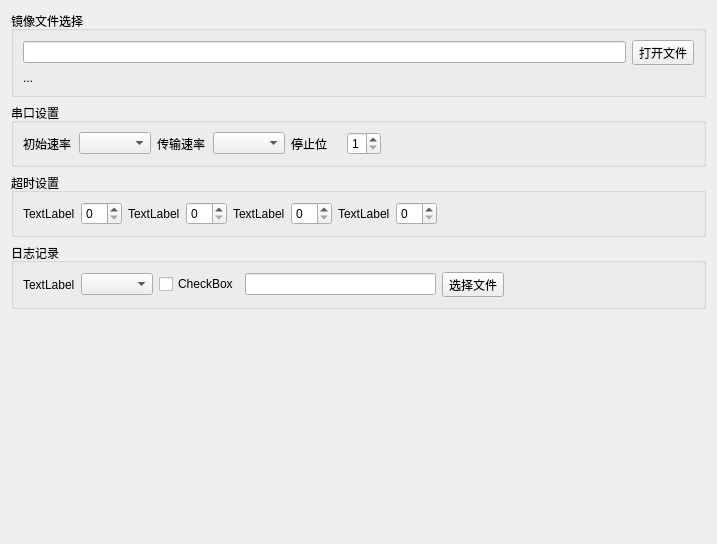
<?xml version="1.0" encoding="UTF-8"?>
<ui version="4.0">
 <class>SettingsWindow</class>
 <widget class="QWidget" name="SettingsWindow">
  <property name="geometry">
   <rect>
    <x>0</x>
    <y>0</y>
    <width>717</width>
    <height>544</height>
   </rect>
  </property>
  <property name="windowTitle">
   <string>Form</string>
  </property>
  <layout class="QVBoxLayout" name="verticalLayout">
   <item>
    <widget class="QGroupBox" name="groupBox_5">
     <property name="title">
      <string>镜像文件选择</string>
     </property>
     <layout class="QVBoxLayout" name="verticalLayout_10">
      <item>
       <layout class="QHBoxLayout" name="horizontalLayout_2">
        <item>
         <widget class="QLineEdit" name="inputSysImage"/>
        </item>
        <item>
         <widget class="QToolButton" name="btnSelectImage">
          <property name="text">
           <string>打开文件</string>
          </property>
         </widget>
        </item>
       </layout>
      </item>
      <item>
       <widget class="QLabel" name="txtImageInfo">
        <property name="text">
         <string>...</string>
        </property>
        <property name="textFormat">
         <enum>Qt::PlainText</enum>
        </property>
       </widget>
      </item>
     </layout>
    </widget>
   </item>
   <item>
    <widget class="QGroupBox" name="groupBox_3">
     <property name="title">
      <string>串口设置</string>
     </property>
     <layout class="QHBoxLayout" name="horizontalLayout">
      <item>
       <widget class="QLabel" name="label">
        <property name="sizePolicy">
         <sizepolicy hsizetype="Fixed" vsizetype="Preferred">
          <horstretch>0</horstretch>
          <verstretch>0</verstretch>
         </sizepolicy>
        </property>
        <property name="minimumSize">
         <size>
          <width>50</width>
          <height>0</height>
         </size>
        </property>
        <property name="text">
         <string>初始速率</string>
        </property>
       </widget>
      </item>
      <item>
       <widget class="QComboBox" name="inputBaudrateInit"/>
      </item>
      <item>
       <widget class="QLabel" name="label_3">
        <property name="sizePolicy">
         <sizepolicy hsizetype="Fixed" vsizetype="Preferred">
          <horstretch>0</horstretch>
          <verstretch>0</verstretch>
         </sizepolicy>
        </property>
        <property name="minimumSize">
         <size>
          <width>50</width>
          <height>0</height>
         </size>
        </property>
        <property name="text">
         <string>传输速率</string>
        </property>
       </widget>
      </item>
      <item>
       <widget class="QComboBox" name="inputBaudrateHigh"/>
      </item>
      <item>
       <widget class="QLabel" name="label_4">
        <property name="sizePolicy">
         <sizepolicy hsizetype="Fixed" vsizetype="Preferred">
          <horstretch>0</horstretch>
          <verstretch>0</verstretch>
         </sizepolicy>
        </property>
        <property name="minimumSize">
         <size>
          <width>50</width>
          <height>0</height>
         </size>
        </property>
        <property name="text">
         <string>停止位</string>
        </property>
       </widget>
      </item>
      <item>
       <widget class="QSpinBox" name="inputStopBits">
        <property name="sizePolicy">
         <sizepolicy hsizetype="Fixed" vsizetype="Fixed">
          <horstretch>0</horstretch>
          <verstretch>0</verstretch>
         </sizepolicy>
        </property>
        <property name="minimum">
         <number>1</number>
        </property>
        <property name="maximum">
         <number>3</number>
        </property>
       </widget>
      </item>
      <item>
       <spacer name="horizontalSpacer_6">
        <property name="orientation">
         <enum>Qt::Horizontal</enum>
        </property>
        <property name="sizeHint" stdset="0">
         <size>
          <width>40</width>
          <height>20</height>
         </size>
        </property>
       </spacer>
      </item>
     </layout>
    </widget>
   </item>
   <item>
    <widget class="QGroupBox" name="groupBox_4">
     <property name="title">
      <string>超时设置</string>
     </property>
     <layout class="QGridLayout" name="gridLayout">
      <item row="0" column="7">
       <widget class="QSpinBox" name="spinBox_5"/>
      </item>
      <item row="0" column="4">
       <widget class="QLabel" name="label_5">
        <property name="text">
         <string>TextLabel</string>
        </property>
       </widget>
      </item>
      <item row="0" column="1">
       <widget class="QSpinBox" name="spinBox_2"/>
      </item>
      <item row="0" column="3">
       <widget class="QSpinBox" name="spinBox_3"/>
      </item>
      <item row="0" column="5">
       <widget class="QSpinBox" name="spinBox_4"/>
      </item>
      <item row="0" column="6">
       <widget class="QLabel" name="label_8">
        <property name="text">
         <string>TextLabel</string>
        </property>
       </widget>
      </item>
      <item row="0" column="0">
       <widget class="QLabel" name="label_6">
        <property name="text">
         <string>TextLabel</string>
        </property>
       </widget>
      </item>
      <item row="0" column="2">
       <widget class="QLabel" name="label_7">
        <property name="text">
         <string>TextLabel</string>
        </property>
       </widget>
      </item>
      <item row="0" column="8">
       <spacer name="horizontalSpacer_7">
        <property name="orientation">
         <enum>Qt::Horizontal</enum>
        </property>
        <property name="sizeHint" stdset="0">
         <size>
          <width>40</width>
          <height>20</height>
         </size>
        </property>
       </spacer>
      </item>
     </layout>
    </widget>
   </item>
   <item>
    <widget class="QGroupBox" name="l_logs">
     <property name="title">
      <string>日志记录</string>
     </property>
     <layout class="QGridLayout" name="_2">
      <item row="0" column="3">
       <widget class="QLineEdit" name="inputLogFilePath"/>
      </item>
      <item row="0" column="1">
       <widget class="QComboBox" name="inputLogLevel"/>
      </item>
      <item row="0" column="4">
       <widget class="QToolButton" name="btnOpenLog">
        <property name="text">
         <string>选择文件</string>
        </property>
       </widget>
      </item>
      <item row="0" column="0">
       <widget class="QLabel" name="label_9">
        <property name="text">
         <string>TextLabel</string>
        </property>
       </widget>
      </item>
      <item row="0" column="2">
       <widget class="QCheckBox" name="inputLogFileEnable">
        <property name="text">
         <string>CheckBox</string>
        </property>
       </widget>
      </item>
      <item row="0" column="5">
       <spacer name="horizontalSpacer_8">
        <property name="orientation">
         <enum>Qt::Horizontal</enum>
        </property>
        <property name="sizeHint" stdset="0">
         <size>
          <width>40</width>
          <height>20</height>
         </size>
        </property>
       </spacer>
      </item>
     </layout>
    </widget>
   </item>
   <item>
    <spacer name="verticalSpacer">
     <property name="orientation">
      <enum>Qt::Vertical</enum>
     </property>
     <property name="sizeHint" stdset="0">
      <size>
       <width>20</width>
       <height>248</height>
      </size>
     </property>
    </spacer>
   </item>
  </layout>
 </widget>
 <resources/>
 <connections>
  <connection>
   <sender>inputSysImage</sender>
   <signal>editingFinished()</signal>
   <receiver>SettingsWindow</receiver>
   <slot>loadSysImage()</slot>
   <hints>
    <hint type="sourcelabel">
     <x>527</x>
     <y>48</y>
    </hint>
    <hint type="destinationlabel">
     <x>542</x>
     <y>6</y>
    </hint>
   </hints>
  </connection>
 </connections>
 <slots>
  <slot>loadSysImage()</slot>
 </slots>
</ui>
